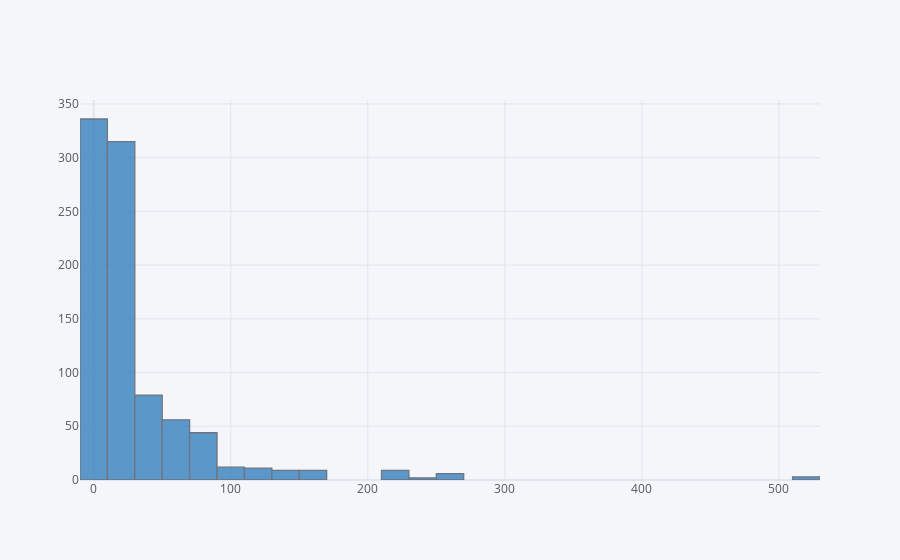

Notebook code cell kept with this figure:
### Code cell
train['Fare'].iplot(bins=30,color='blue',kind='hist')

### Figure 1 — Plotly figure (JSON) as saved in the notebook; plotly's stock layout.template omitted (floating-point values rounded to 4 significant figures; data arrays with more than 128 entries replaced by an {"elided": "..."} marker saying what was removed)
{"data": [{"histfunc": "count", "histnorm": "", "marker": {"color": "rgba(55, 128, 191, 1.0)", "line": {"color": "#4D5663", "width": 1.3}}, "name": "Fare", "nbinsx": 30, "opacity": 0.8, "orientation": "v", "type": "histogram", "x": {"elided": "891 float values"}}], "layout": {"barmode": "overlay", "legend": {"bgcolor": "#F5F6F9", "font": {"color": "#4D5663"}}, "paper_bgcolor": "#F5F6F9", "plot_bgcolor": "#F5F6F9", "title": {"font": {"color": "#4D5663"}}, "xaxis": {"gridcolor": "#E1E5ED", "showgrid": true, "tickfont": {"color": "#4D5663"}, "title": {"font": {"color": "#4D5663"}, "text": ""}, "zerolinecolor": "#E1E5ED"}, "yaxis": {"gridcolor": "#E1E5ED", "showgrid": true, "tickfont": {"color": "#4D5663"}, "title": {"font": {"color": "#4D5663"}, "text": ""}, "zerolinecolor": "#E1E5ED"}}}
